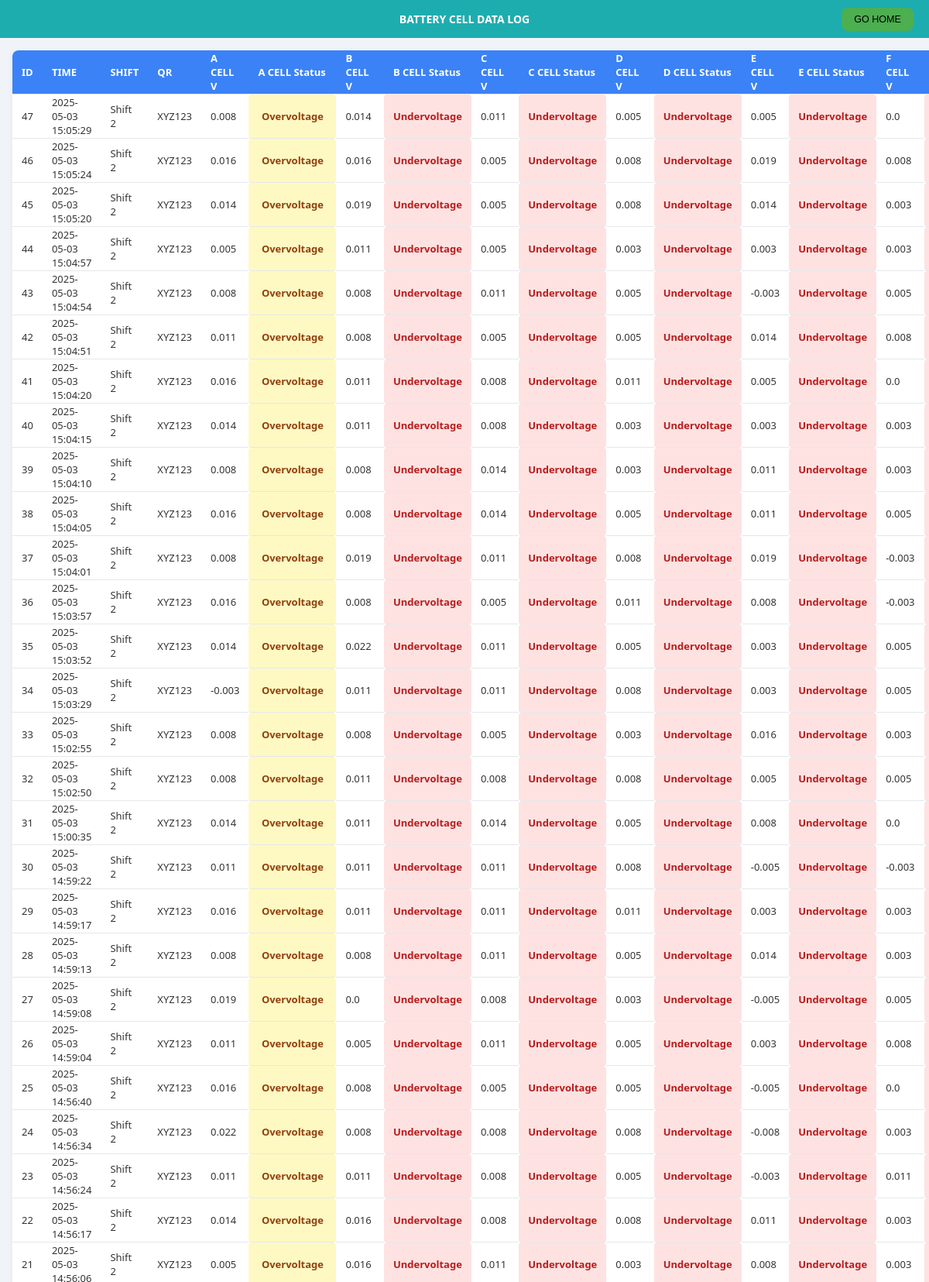
The page /view-data (upper part) on the database its author committed.
### tables this page shows
CREATE TABLE battery_log (
            id INTEGER PRIMARY KEY AUTOINCREMENT,
            timestamp TEXT,
            shift TEXT,
            qr_code TEXT,
            A_CELL_voltage REAL, A_CELL_status TEXT, B_CELL_voltage REAL, B_CELL_status TEXT, C_CELL_voltage REAL, C_CELL_status TEXT, D_CELL_voltage REAL, D_CELL_status TEXT, E_CELL_voltage REAL, E_CELL_status TEXT, F_CELL_voltage REAL, F_CELL_status TEXT, G_CELL_voltage REAL, G_CELL_status TEXT, H_CELL_voltage REAL, H_CELL_status TEXT, I_CELL_voltage REAL, I_CELL_status TEXT, J_CELL_voltage REAL, J_CELL_status TEXT, K_CELL_voltage REAL, K_CELL_status TEXT, L_CELL_voltage REAL, L_CELL_status TEXT, M_CELL_voltage REAL, M_CELL_status TEXT, N_CELL_voltage REAL, N_CELL_status TEXT, O_CELL_voltage REAL, O_CELL_status TEXT, P_CELL_voltage REAL, P_CELL_status TEXT
        );

### app.py (the view)
@app.route('/view-data')
def view_data():
    conn = sqlite3.connect(DB_FILE)
    conn.row_factory = sqlite3.Row
    c = conn.cursor()
    c.execute("SELECT * FROM battery_log ORDER BY timestamp DESC LIMIT 100")
    records = c.fetchall()
    conn.close()
    return render_template('data_view.html', records=records, cells=expected_cells)

### templates/data_view.html (shortened to what this page needs)
<!DOCTYPE html>
<html lang="en">
<head>
</head>
<body>
  <header>Battery Cell Data Log</header>
  <main>
    <table>
      <button id="databasePageBtn" onclick="window.location.href='http://127.0.0.1:5001'">GO HOME</button>
      <thead>
        <tr>
          <th>ID</th>
          <th>TIME</th>
          <th>SHIFT</th>
          <th>QR</th>
          {% for cell in cells %}
            <th>{{ cell }} V</th>
            <th>{{ cell }} Status</th>
          {% endfor %}
        </tr>
      </thead>
      <tbody>
        {% for row in records %}
        <tr>
          <td>{{ row['id'] }}</td>
          <td>{{ row['timestamp'] }}</td>
          <td>{{ row['shift'] }}</td>
          <td>{{ row['qr_code'] }}</td>
          {% for cell in cells %}
            {% set cell_key = cell.replace(' ', '_') %}
            <td>{{ row[cell_key + '_voltage'] }}</td>
            {% set status = row[cell_key + '_status'] | lower %}
            <td class="status-{{ 'ok' if 'ok' in status else 'under' if 'under' in status else 'over' if 'over' in status else '' }}">
            {{ row[cell_key + '_status'] }}
            </td>
          {% endfor %}
        </tr>
        {% endfor %}
      </tbody>
    </table>
  </main>
</body>
</html>

### templates/data_view.html (style rules this page uses)
* { box-sizing: border-box; }
html, body { margin: 0; padding: 0; height: 100%; font-family: "Segoe UI", sans-serif; font-size: 14px; background: #f0f4f8; color: #333; }
body { display: flex; flex-direction: column; }
header { position: relative; width: 100%; background-color: rgb(30, 173, 175); color: white; text-align: center; padding: 15px; text-transform: uppercase; font-weight: bold; }
#databasePageBtn { position: absolute; top: 10px; right: 20px; background-color: #4CAF50; padding: 8px 16px; font-size: 0.9rem; border: none; border-radius: 8px; cursor: pointer; }
main { flex: 1; padding: 16px; overflow-x: auto; }
table { width: 100%; border-collapse: separate; border-spacing: 0; background: #fff; border-radius: 8px; overflow: hidden; box-shadow: 0 2px 8px rgba(0,0,0,0.05); }
thead { background-color: #3b82f6; color: white; }
th, td { padding: 1px 12px; text-align: left; border-bottom: 1px solid #e5e7eb; }
th { font-weight: 600; font-size: 13px; }
td { font-size: 13px; }
.status-under { background-color: #fee2e2; color: #b91c1c; font-weight: bold; text-align: center; border-radius: 4px; }
.status-over { background-color: #fef9c3; color: #92400e; font-weight: bold; text-align: center; border-radius: 4px; }

### rows shown on the page
battery_log: id "47", timestamp "2025-05-03 15:05:29", shift "Shift 2", qr_code "XYZ123", A_CELL_voltage "0.008" "0.014" "0.011" "0.005" "0.005" "0.0", A_CELL_status "Overvoltage" "Undervoltage" "Undervoltage" "Undervoltage" "Undervoltage"
battery_log: id "46", timestamp "2025-05-03 15:05:24", shift "Shift 2", qr_code "XYZ123", A_CELL_voltage "0.016" "0.016" "0.005" "0.008" "0.019" "0.008", A_CELL_status "Overvoltage" "Undervoltage" "Undervoltage" "Undervoltage" "Undervoltage"
battery_log: id "45", timestamp "2025-05-03 15:05:20", shift "Shift 2", qr_code "XYZ123", A_CELL_voltage "0.014" "0.019" "0.005" "0.008" "0.014" "0.003", A_CELL_status "Overvoltage" "Undervoltage" "Undervoltage" "Undervoltage" "Undervoltage"
battery_log: id "44", timestamp "2025-05-03 15:04:57", shift "Shift 2", qr_code "XYZ123", A_CELL_voltage "0.005" "0.011" "0.005" "0.003" "0.003" "0.003", A_CELL_status "Overvoltage" "Undervoltage" "Undervoltage" "Undervoltage" "Undervoltage"
battery_log: id "43", timestamp "2025-05-03 15:04:54", shift "Shift 2", qr_code "XYZ123", A_CELL_voltage "0.008" "0.008" "0.011" "0.005" "-0.003" "0.005", A_CELL_status "Overvoltage" "Undervoltage" "Undervoltage" "Undervoltage" "Undervoltage"
battery_log: id "42", timestamp "2025-05-03 15:04:51", shift "Shift 2", qr_code "XYZ123", A_CELL_voltage "0.011" "0.008" "0.005" "0.005" "0.014" "0.008", A_CELL_status "Overvoltage" "Undervoltage" "Undervoltage" "Undervoltage" "Undervoltage"
battery_log: id "41", timestamp "2025-05-03 15:04:20", shift "Shift 2", qr_code "XYZ123", A_CELL_voltage "0.016" "0.011" "0.008" "0.011" "0.005" "0.0", A_CELL_status "Overvoltage" "Undervoltage" "Undervoltage" "Undervoltage" "Undervoltage"
battery_log: id "40", timestamp "2025-05-03 15:04:15", shift "Shift 2", qr_code "XYZ123", A_CELL_voltage "0.014" "0.011" "0.008" "0.003" "0.003" "0.003", A_CELL_status "Overvoltage" "Undervoltage" "Undervoltage" "Undervoltage" "Undervoltage"
battery_log: id "39", timestamp "2025-05-03 15:04:10", shift "Shift 2", qr_code "XYZ123", A_CELL_voltage "0.008" "0.008" "0.014" "0.003" "0.011" "0.003", A_CELL_status "Overvoltage" "Undervoltage" "Undervoltage" "Undervoltage" "Undervoltage"
battery_log: id "38", timestamp "2025-05-03 15:04:05", shift "Shift 2", qr_code "XYZ123", A_CELL_voltage "0.016" "0.008" "0.014" "0.005" "0.011" "0.005", A_CELL_status "Overvoltage" "Undervoltage" "Undervoltage" "Undervoltage" "Undervoltage"
battery_log: id "37", timestamp "2025-05-03 15:04:01", shift "Shift 2", qr_code "XYZ123", A_CELL_voltage "0.008" "0.019" "0.011" "0.008" "0.019" "-0.003", A_CELL_status "Overvoltage" "Undervoltage" "Undervoltage" "Undervoltage" "Undervoltage"
battery_log: id "36", timestamp "2025-05-03 15:03:57", shift "Shift 2", qr_code "XYZ123", A_CELL_voltage "0.016" "0.008" "0.005" "0.011" "0.008" "-0.003", A_CELL_status "Overvoltage" "Undervoltage" "Undervoltage" "Undervoltage" "Undervoltage"
battery_log: id "35", timestamp "2025-05-03 15:03:52", shift "Shift 2", qr_code "XYZ123", A_CELL_voltage "0.014" "0.022" "0.011" "0.005" "0.003" "0.005", A_CELL_status "Overvoltage" "Undervoltage" "Undervoltage" "Undervoltage" "Undervoltage"
battery_log: id "34", timestamp "2025-05-03 15:03:29", shift "Shift 2", qr_code "XYZ123", A_CELL_voltage "-0.003" "0.011" "0.011" "0.008" "0.003" "0.005", A_CELL_status "Overvoltage" "Undervoltage" "Undervoltage" "Undervoltage" "Undervoltage"
battery_log: id "33", timestamp "2025-05-03 15:02:55", shift "Shift 2", qr_code "XYZ123", A_CELL_voltage "0.008" "0.008" "0.005" "0.003" "0.016" "0.003", A_CELL_status "Overvoltage" "Undervoltage" "Undervoltage" "Undervoltage" "Undervoltage"
battery_log: id "32", timestamp "2025-05-03 15:02:50", shift "Shift 2", qr_code "XYZ123", A_CELL_voltage "0.008" "0.011" "0.008" "0.008" "0.005" "0.005", A_CELL_status "Overvoltage" "Undervoltage" "Undervoltage" "Undervoltage" "Undervoltage"
battery_log: id "31", timestamp "2025-05-03 15:00:35", shift "Shift 2", qr_code "XYZ123", A_CELL_voltage "0.014" "0.011" "0.014" "0.005" "0.008" "0.0", A_CELL_status "Overvoltage" "Undervoltage" "Undervoltage" "Undervoltage" "Undervoltage"
battery_log: id "30", timestamp "2025-05-03 14:59:22", shift "Shift 2", qr_code "XYZ123", A_CELL_voltage "0.011" "0.011" "0.011" "0.008" "-0.005" "-0.003", A_CELL_status "Overvoltage" "Undervoltage" "Undervoltage" "Undervoltage" "Undervoltage"
battery_log: id "29", timestamp "2025-05-03 14:59:17", shift "Shift 2", qr_code "XYZ123", A_CELL_voltage "0.016" "0.011" "0.011" "0.011" "0.003" "0.003", A_CELL_status "Overvoltage" "Undervoltage" "Undervoltage" "Undervoltage" "Undervoltage"
battery_log: id "28", timestamp "2025-05-03 14:59:13", shift "Shift 2", qr_code "XYZ123", A_CELL_voltage "0.008" "0.008" "0.011" "0.005" "0.014" "0.003", A_CELL_status "Overvoltage" "Undervoltage" "Undervoltage" "Undervoltage" "Undervoltage"
battery_log: id "27", timestamp "2025-05-03 14:59:08", shift "Shift 2", qr_code "XYZ123", A_CELL_voltage "0.019" "0.0" "0.008" "0.003" "-0.005" "0.005", A_CELL_status "Overvoltage" "Undervoltage" "Undervoltage" "Undervoltage" "Undervoltage"
battery_log: id "26", timestamp "2025-05-03 14:59:04", shift "Shift 2", qr_code "XYZ123", A_CELL_voltage "0.011" "0.005" "0.011" "0.005" "0.003" "0.008", A_CELL_status "Overvoltage" "Undervoltage" "Undervoltage" "Undervoltage" "Undervoltage"
battery_log: id "25", timestamp "2025-05-03 14:56:40", shift "Shift 2", qr_code "XYZ123", A_CELL_voltage "0.016" "0.008" "0.005" "0.005" "-0.005" "0.0", A_CELL_status "Overvoltage" "Undervoltage" "Undervoltage" "Undervoltage" "Undervoltage"
battery_log: id "24", timestamp "2025-05-03 14:56:34", shift "Shift 2", qr_code "XYZ123", A_CELL_voltage "0.022" "0.008" "0.008" "0.008" "-0.008" "0.003", A_CELL_status "Overvoltage" "Undervoltage" "Undervoltage" "Undervoltage" "Undervoltage"
battery_log: id "23", timestamp "2025-05-03 14:56:24", shift "Shift 2", qr_code "XYZ123", A_CELL_voltage "0.011" "0.011" "0.008" "0.005" "-0.003" "0.011", A_CELL_status "Overvoltage" "Undervoltage" "Undervoltage" "Undervoltage" "Undervoltage"
battery_log: id "22", timestamp "2025-05-03 14:56:17", shift "Shift 2", qr_code "XYZ123", A_CELL_voltage "0.014" "0.016" "0.008" "0.008" "0.011" "0.003", A_CELL_status "Overvoltage" "Undervoltage" "Undervoltage" "Undervoltage" "Undervoltage"
battery_log: id "21", shift "Shift 2", qr_code "XYZ123", A_CELL_voltage "0.005" "0.016" "0.011" "0.003" "0.008" "0.003", A_CELL_status "Overvoltage" "Undervoltage" "Undervoltage" "Undervoltage" "Undervoltage"

### other values the page prints
{{ cell }} "A CELL" "B CELL" "C CELL" "D CELL" "E CELL" "F CELL"
{{ cell }} "A CELL" "B CELL" "C CELL" "D CELL" "E CELL"
